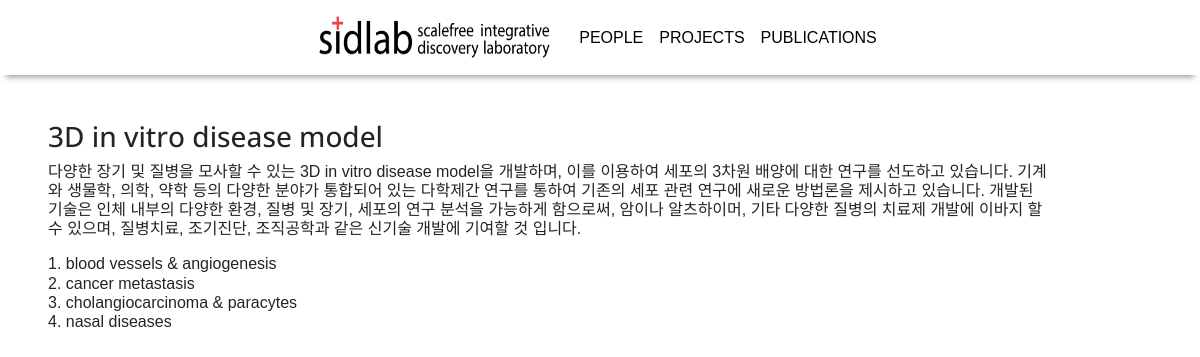
/projects/1/, run on the app's committed database.
### blog/models.py (models this page shows, shortened)
class Project(models.Model):
    project_name = models.CharField(max_length=200)
    project_text = models.TextField()
    photo = models.ImageField(blank=True)
    finished = models.BooleanField(null=True)
    created_date = models.DateTimeField(default=timezone.now)

### blog/views.py (the view)
# urls.py: path('projects/<int:pk>/', views.projects_detail, name="projects_detail"),
def projects_detail(request, pk):
    project = get_object_or_404(Project, pk=pk)
    return render(request, 'blog/projects_detail.html', { 'project':project })

### blog/templates/blog/projects_detail.html
{% extends "blog/index.html" %}
{% block content %}
<div style="width: 1000px;">
    <h3 class="open">{{ project.project_name }}</h3>
    <h6>{{ project.project_text|linebreaks }}</h6>
</div>
{% endblock %}

### static/blog.css (style rules this page uses)
.open { font-family: 'Open Sans', sans-serif; }
body { font-family: 'Noto Sans KR', sans-serif; background-color: #fff; margin-top: 3rem; }

### data on the page
Project: project_name "3D in vitro disease model", project_text "다양한 장기 및 질병을 모사할 수 있는 3D in vitro disease model을 개발하며, 이를 이용하여 세포의 3차원 배양에 대한 연구를 선도하고 있습니다. 기계와 생물학, 의학, 약학 등의 다양한 분야가 통합되어 있는 다학제간 연구를 통하여 기존의 세포 관련 연구에 새로운 방법론을 제시하고 있습니다. 개발된 기술은 인체 내부의 다양한 환경, 질병 및 장기, 세포의 연구 분석을 가능하게 함으로써, 암이나 알츠하이머, 기타 다양한 질병의 치료제 개발에 이바지 할 수 있으며, 질병치료, 조기진단, 조직공학과 같은 신기술 개발에 기여할 것 입니다. 1. blood vessels & angiogenesis 2. cancer metastasis 3. cholangiocarcinoma & paracytes 4. nasal diseases"
